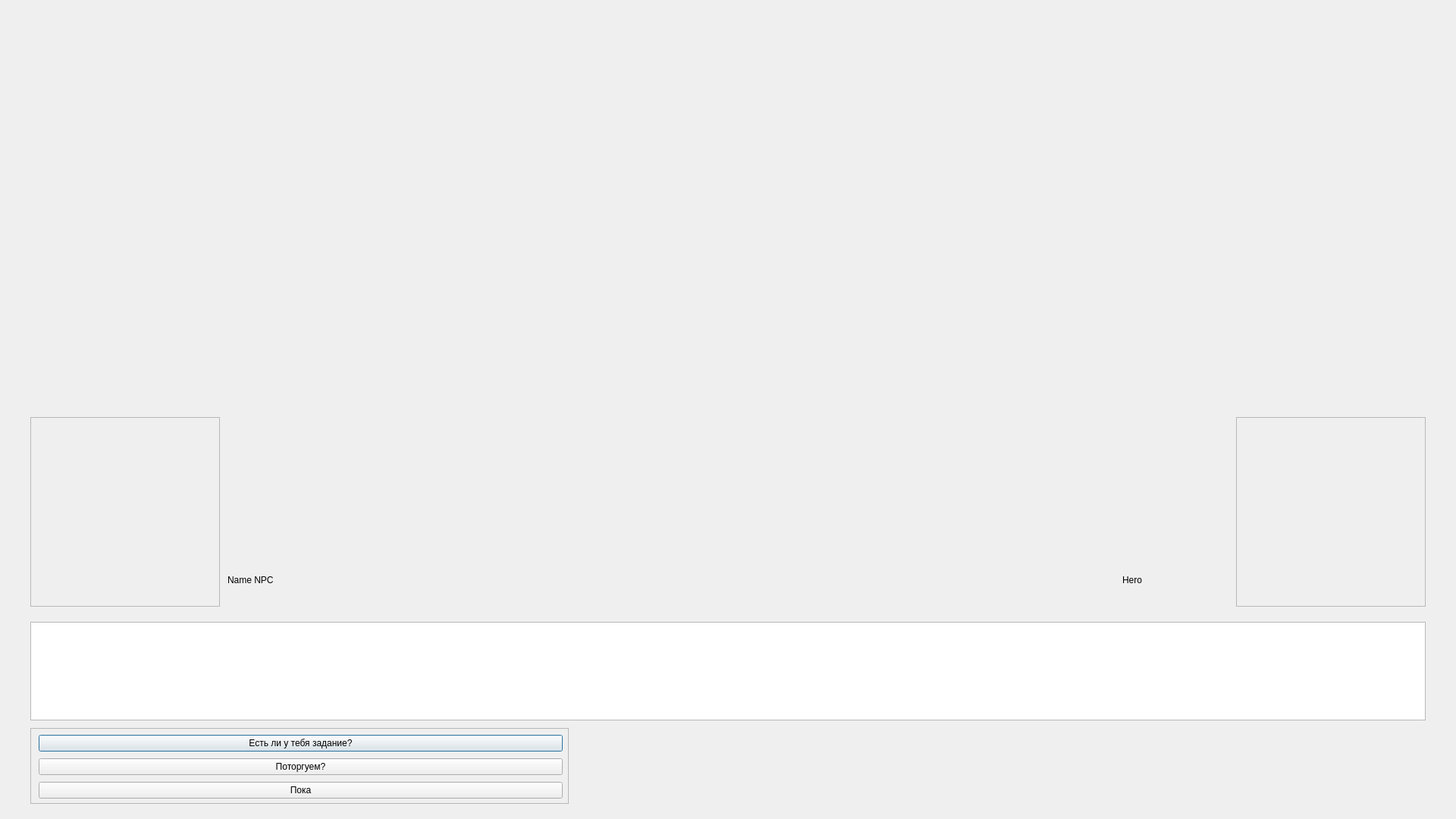
<?xml version="1.0" encoding="UTF-8"?>
<ui version="4.0">
 <class>DialogWithNPC</class>
 <widget class="QDialog" name="DialogWithNPC">
  <property name="geometry">
   <rect>
    <x>0</x>
    <y>0</y>
    <width>1920</width>
    <height>1080</height>
   </rect>
  </property>
  <property name="windowTitle">
   <string>Dialog</string>
  </property>
  <property name="windowOpacity">
   <double>1.000000000000000</double>
  </property>
  <widget class="QFrame" name="frameNPC">
   <property name="geometry">
    <rect>
     <x>40</x>
     <y>550</y>
     <width>250</width>
     <height>250</height>
    </rect>
   </property>
   <property name="frameShape">
    <enum>QFrame::StyledPanel</enum>
   </property>
   <property name="frameShadow">
    <enum>QFrame::Raised</enum>
   </property>
   <widget class="QLabel" name="label">
    <property name="geometry">
     <rect>
      <x>0</x>
      <y>0</y>
      <width>250</width>
      <height>250</height>
     </rect>
    </property>
    <property name="text">
     <string/>
    </property>
    <property name="pixmap">
     <pixmap resource="assets.qrc">:/assets/characters/nps_demot.png</pixmap>
    </property>
    <property name="scaledContents">
     <bool>true</bool>
    </property>
   </widget>
  </widget>
  <widget class="QFrame" name="frameHero">
   <property name="geometry">
    <rect>
     <x>1630</x>
     <y>550</y>
     <width>250</width>
     <height>250</height>
    </rect>
   </property>
   <property name="frameShape">
    <enum>QFrame::StyledPanel</enum>
   </property>
   <property name="frameShadow">
    <enum>QFrame::Raised</enum>
   </property>
   <widget class="QLabel" name="label_2">
    <property name="geometry">
     <rect>
      <x>0</x>
      <y>0</y>
      <width>250</width>
      <height>250</height>
     </rect>
    </property>
    <property name="text">
     <string/>
    </property>
    <property name="pixmap">
     <pixmap resource="assets.qrc">:/assets/characters/hero.png</pixmap>
    </property>
    <property name="scaledContents">
     <bool>true</bool>
    </property>
   </widget>
  </widget>
  <widget class="QWidget" name="widget" native="true">
   <property name="geometry">
    <rect>
     <x>0</x>
     <y>720</y>
     <width>1920</width>
     <height>360</height>
    </rect>
   </property>
   <widget class="QLabel" name="labelNameNPC">
    <property name="geometry">
     <rect>
      <x>300</x>
      <y>20</y>
      <width>140</width>
      <height>50</height>
     </rect>
    </property>
    <property name="text">
     <string>Name NPC</string>
    </property>
   </widget>
   <widget class="QLabel" name="labelHero">
    <property name="geometry">
     <rect>
      <x>1480</x>
      <y>20</y>
      <width>140</width>
      <height>50</height>
     </rect>
    </property>
    <property name="text">
     <string>Hero</string>
    </property>
   </widget>
   <widget class="QTextEdit" name="textEdit">
    <property name="geometry">
     <rect>
      <x>40</x>
      <y>100</y>
      <width>1840</width>
      <height>130</height>
     </rect>
    </property>
    <property name="readOnly">
     <bool>true</bool>
    </property>
   </widget>
   <widget class="QScrollArea" name="scrollArea">
    <property name="geometry">
     <rect>
      <x>40</x>
      <y>240</y>
      <width>710</width>
      <height>100</height>
     </rect>
    </property>
    <property name="widgetResizable">
     <bool>true</bool>
    </property>
    <widget class="QWidget" name="scrollAreaWidgetContents">
     <property name="geometry">
      <rect>
       <x>0</x>
       <y>0</y>
       <width>708</width>
       <height>98</height>
      </rect>
     </property>
     <widget class="QWidget" name="layoutWidget">
      <property name="geometry">
       <rect>
        <x>10</x>
        <y>5</y>
        <width>691</width>
        <height>91</height>
       </rect>
      </property>
      <layout class="QVBoxLayout" name="verticalLayout">
       <item>
        <widget class="QPushButton" name="pushButtonQuest">
         <property name="cursor">
          <cursorShape>PointingHandCursor</cursorShape>
         </property>
         <property name="mouseTracking">
          <bool>true</bool>
         </property>
         <property name="text">
          <string>Есть ли у тебя задание?</string>
         </property>
        </widget>
       </item>
       <item>
        <widget class="QPushButton" name="pushButtonTrade">
         <property name="cursor">
          <cursorShape>PointingHandCursor</cursorShape>
         </property>
         <property name="mouseTracking">
          <bool>true</bool>
         </property>
         <property name="text">
          <string>Поторгуем?</string>
         </property>
        </widget>
       </item>
       <item>
        <widget class="QPushButton" name="pushButtonExit">
         <property name="cursor">
          <cursorShape>PointingHandCursor</cursorShape>
         </property>
         <property name="mouseTracking">
          <bool>true</bool>
         </property>
         <property name="text">
          <string>Пока</string>
         </property>
        </widget>
       </item>
      </layout>
     </widget>
    </widget>
   </widget>
  </widget>
  <zorder>widget</zorder>
  <zorder>frameNPC</zorder>
  <zorder>frameHero</zorder>
 </widget>
 <resources>
  <include location="assets.qrc"/>
 </resources>
 <connections/>
</ui>
